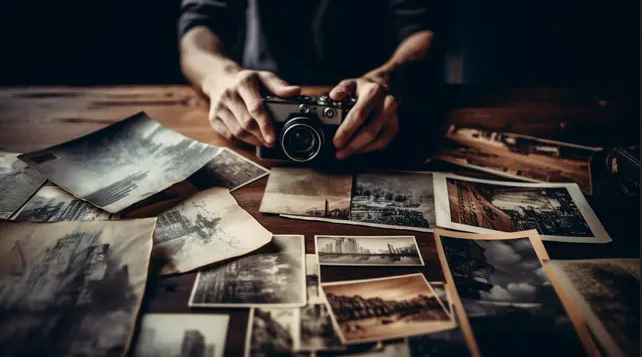
#> input picture 009 - Recorte, extracción y cambio de perspectiva/camara_fotos.png, 642 x 357 px, found by its file name
$ jupyter execute '009 - Recorte,_extracción_y_cambio_de_perspectiva.ipynb'
#> lines starting #> are read from the running program, lines starting #| are printed output that depends on the picture
[cell 1]
# Importamos las librerías
import cv2
import numpy as np
import matplotlib.pyplot as plt

[cell 2]
from google.colab import drive
drive.mount('/content/drive')

# Recorte, extracción y cambio de perspectiva

En esta sección vamos a recortar una de las cartas, extraerla y rotarla para que se vea de frente.

Para eso vamos a:

1. Identificar las cuatros esquinas de la carta en cuestión (Vamos a extraer el rey de picas del frente y rotarlo).
2. Crear una matriz de transformación de cambio perspectiva. Para esto especificaremos los puntos 4 puntos de origen y los 4 puntos de destino y vamos a llamar a `cv2.getPerspectiveTransform(pts1, pts2)` que va a construir la matriz que nos va a servir para realizar esta transformación

[cell 3]
img = cv2.imread('/content/drive/MyDrive/Colab Notebooks/imagenes/camara_fotos.png')
#> img is the input picture: shape (357, 642, 3); mean B, G, R 58, 60.2, 64.7
img = cv2.cvtColor(img, cv2.COLOR_BGR2RGB)
plt.imshow(img)

3. Finalmente, vamos a aplicarla con `cv2.wrapPerspective()`, que va a extraer el area delimitada en la imagen original y aplicar la matriz de cambio de perspectiva para generar una imagen única recortada y con una nueva alineación.

[cell 4]
# Comencemos abriendo la imagen
img = cv2.cvtColor(cv2.imread("/content/drive/MyDrive/Colab Notebooks/imagenes/camara_fotos.png"), cv2.COLOR_BGR2RGB)
plt.imshow(img);

[cell 5]
img.shape
#> Out = (357, 642, 3)

Ahora vamos a identificar, a ojo, las coordenadas de las esquinas de la carta que queremos extraer y cambiar de perspectiva:

[cell 6]
# Primero coordenada x, despues coordenada y
corners = [(435, 167), # Superior izquierdo
           (440, 225), # Inferior izquierdo
           (575, 180), # Superior derecho
           (610, 245) # Inferior derecho
          ]

for x, y in corners:
    cv2.circle(img, (x,y), radius=0, color=(0, 255, 0), thickness=10)
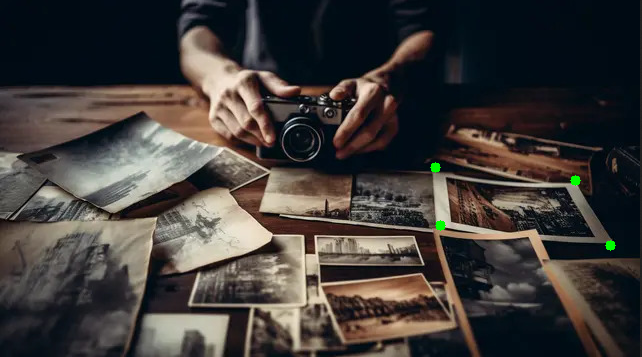
#> img: shape (357, 642, 3); mean R, G, B 64.6, 60.5, 57.9
plt.imshow(img);

Creamos la matriz de cambio de perspectiva. Para eso, especificamos los puntos originales y a donde va a ir cada uno en la imagen final. Debemos decidir el tamaño de la imagen final

[cell 7]
w, h = 250, 350

[cell 8]
pts1 = np.float32(corners)
# Para los puntos de destino, debe preservarse el orden de los puntos originales
pts2 = np.float32([[0, 0], [w, 0], [0, h], [w, h]])

[cell 9]
# Obtenemos la matriz de cambio de perspectiva
matrix = cv2.getPerspectiveTransform(pts1, pts2)
#> matrix = [[-1.26, 13.58, -1719.9], [6.98, -0.602, -2935.4], [0.000305, 0.00885, 1]]

[cell 10]
# Y la aplicamos con warpPerspective
# El segundo parametro es esta matriz y el tercero debe ser una tupla con especificando (ancho, alto)
img_output = cv2.warpPerspective(img, matrix, (w, h))
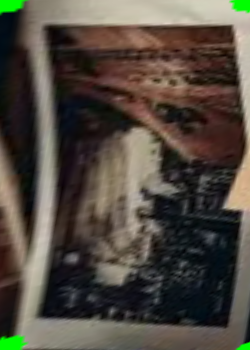
#> img_output: shape (350, 250, 3); mean R, G, B 81.2, 74, 64.5
plt.imshow(img_output);

[cell 11]
# Coordenadas de la foto del paisaje (en orden: superior izq, inferior izq, superior der, inferior der)
src_pts = np.float32([
    (435, 167), # Superior izquierdo
    (440, 225), # Inferior izquierdo
    (575, 180), # Superior derecho
    (610, 245) # Inferior derecho
          ])

for x, y in corners:
    cv2.circle(img, (x,y), radius=0, color=(0, 255, 0), thickness=10)
plt.imshow(img);

# Tamaño deseado de salida
w, h = 200, 150  # Puedes ajustarlo según la resolución que desees
scale = 2  # Escalado para mejor detalle
w_scaled, h_scaled = w * scale, h * scale

# Puntos de destino (foto rectificada)
dst_pts = np.float32([
    [0, 0],
    [0, h_scaled],
    [w_scaled, 0],
    [w_scaled, h_scaled]
])

# Matriz de transformación
matrix = cv2.getPerspectiveTransform(src_pts, dst_pts)
#> matrix = [[7.98, -0.688, -3354.8], [-1.51, 16.3, -2063.9], [0.000305, 0.00885, 1]]

# Aplicar warpPerspective con interpolación de alta calidad
img_output = cv2.warpPerspective(img, matrix, (w_scaled, h_scaled), flags=cv2.INTER_LANCZOS4)
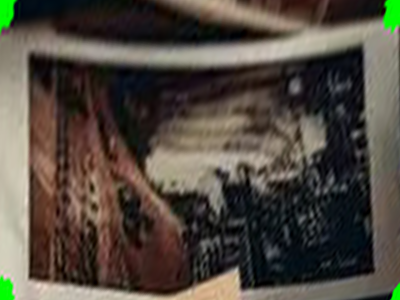
#> img_output: shape (300, 400, 3); mean R, G, B 81.3, 74, 64.6

# (Opcional) aplicar filtro de nitidez
kernel = np.array([[0, -1, 0],
                   [-1, 5,-1],
                   [0, -1, 0]])
img_output = cv2.filter2D(img_output, -1, kernel)

# Mostrar imagen extraída
plt.imshow(img_output)
plt.axis('off')
plt.title("Foto extraída (paisaje derecho)")
plt.show()
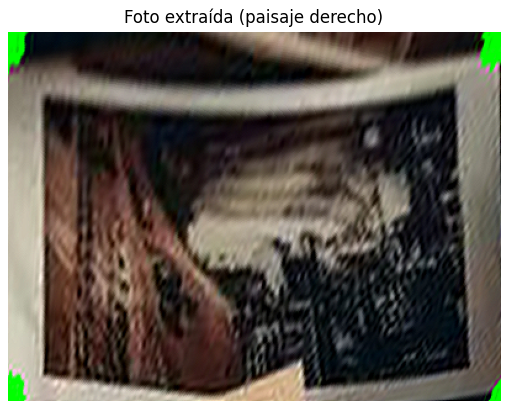
#> figure drawn by matplotlib, 1 panel
